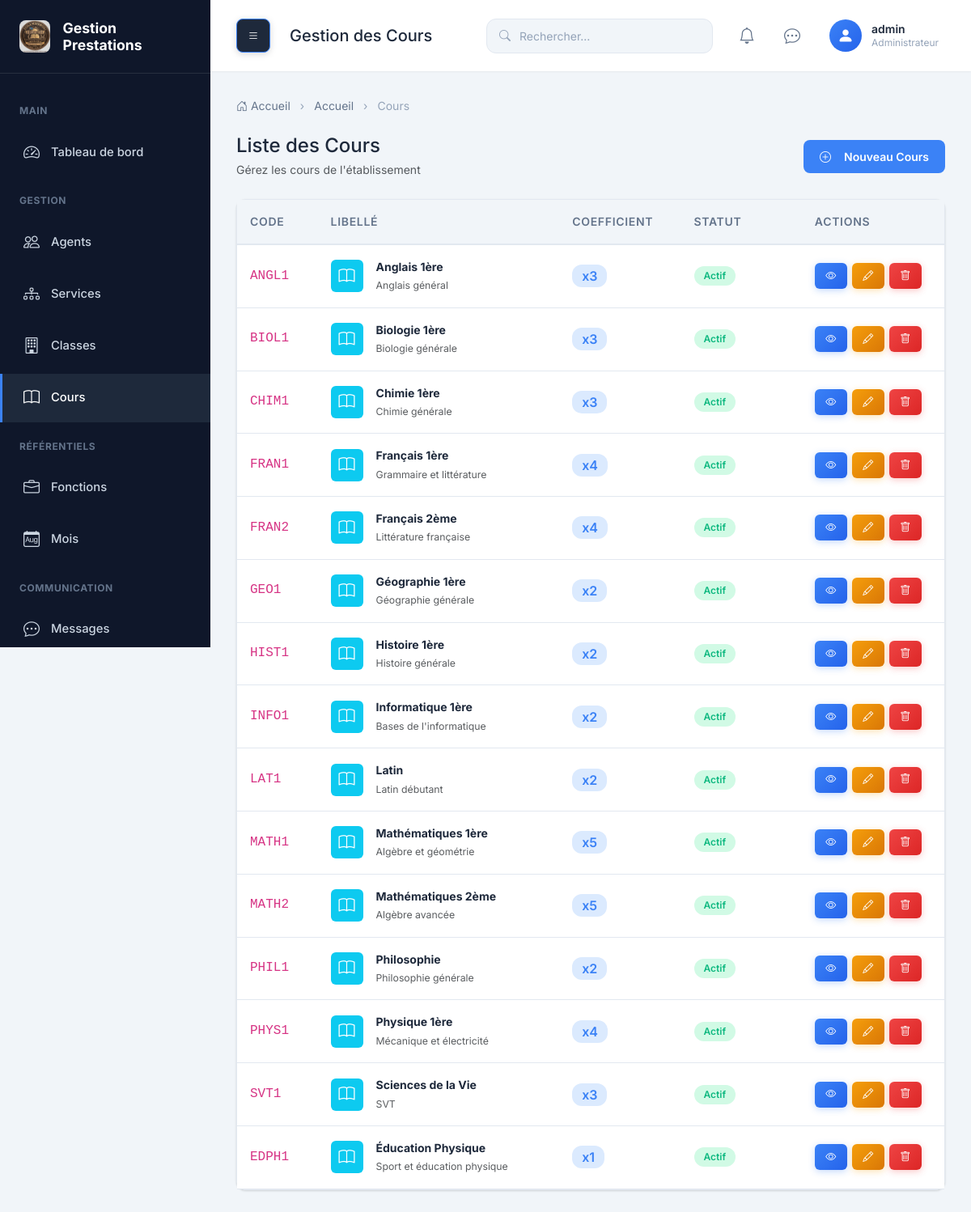
The app's page /cours/ (signed in) with its own data.
### prestation/models.py (models this page shows, shortened)
class Utilisateur(models.Model):
    ROLE_CHOICES = (
        ('ADMIN', 'Administrateur'),
        ('SECRETAIRE', 'Secrétaire'),
        ('ENSEIGNANT', 'Enseignant'),
        ('PREFET', 'Préfet de discipline'),
        ('SURVEILLANT', 'Surveillant'),
    )
    user = models.OneToOneField(
        User,
        on_delete=models.CASCADE,
        related_name='utilisateur'
    )
    agent = models.OneToOneField(
        Agent,
        on_delete=models.CASCADE,
        related_name='utilisateur'
    )
    role = models.CharField(
        max_length=20,
        choices=ROLE_CHOICES
    )
    created_at = models.DateTimeField(auto_now_add=True)
    updated_at = models.DateTimeField(auto_now=True)
    must_change_password = models.BooleanField(
        default=True,
        help_text='Indique si l\'utilisateur doit changer son mot de passe à la prochaine connexion'
    )
    class Meta:
        ordering = ['user__username']
        verbose_name = 'Utilisateur'
        verbose_name_plural = 'Utilisateurs'
        indexes = [
            models.Index(fields=['role']),
        ]

class Cours(models.Model):
    code_validator = RegexValidator(
        regex=r'^[A-Z]{2,4}[0-9]{1,3}$',
        message='Format du code: 2-4 lettres suivies de 1-3 chiffres (ex: MATH101)'
    )
    code = models.CharField(
        max_length=20,
        unique=True,
        validators=[code_validator]
    )
    libelle = models.CharField(max_length=150)
    coefficient = models.IntegerField(
        default=1,
        validators=[MinValueValidator(1), MaxValueValidator(10)]
    )
    description = models.TextField(blank=True)
    actif = models.BooleanField(default=True)
    created_at = models.DateTimeField(auto_now_add=True)
    updated_at = models.DateTimeField(auto_now=True)
    class Meta:
        ordering = ['libelle']
        verbose_name = 'Cours'
        verbose_name_plural = 'Cours'
        indexes = [
            models.Index(fields=['code']),
            models.Index(fields=['actif']),
        ]

### prestation/views.py (the view)
# urls.py: path('cours/', views.cours_list, name='cours'),
@login_required
def cours_list(request):
    return render(request, 'cours/index.html', {'cours': Cours.objects.all()})

### prestation/templates/cours/index.html (shortened to what this page needs)
{% extends 'base.html' %}
{% load static %}
{% block page_title %}Gestion des Cours{% endblock %}
{% block breadcrumb %}
<li class="breadcrumb-item"><a href="{% url 'dashboard' %}">Accueil</a></li>
<li class="breadcrumb-item active" aria-current="page">Cours</li>
{% endblock %}
{% block content %}
<div class="d-flex justify-content-between align-items-center mb-4">
    <div>
        <h4 class="mb-1">Liste des Cours</h4>
        <p class="text-muted mb-0">Gérez les cours de l'établissement</p>
    </div>
    <a href="{% url 'cours_create' %}" class="btn btn-primary">
        <i class="bi bi-plus-circle me-2"></i>Nouveau Cours
    </a>
</div>
<div class="card">
    <div class="card-body p-0">
        <div class="table-responsive">
            <table class="table table-hover mb-0 datatable">
                <thead>
                    <tr>
                        <th style="width: 10%;">Code</th>
                        <th style="width: 30%;">Libellé</th>
                        <th style="width: 15%;">Coefficient</th>
                        <th style="width: 15%;">Statut</th>
                        <th style="width: 10%;">Actions</th>
                    </tr>
                </thead>
                <tbody>
                    {% for cour in cours %}
                    <tr>
                        <td><code class="fs-6">{{ cour.code }}</code></td>
                        <td>
                            <div class="d-flex align-items-center gap-2">
                                <div class="bg-info text-white rounded d-flex align-items-center justify-content-center" style="width: 40px; height: 40px; font-size: 1.25rem;">
                                    <i class="bi bi-book"></i>
                                </div>
                                <div>
                                    <strong>{{ cour.libelle }}</strong>
                                    {% if cour.description %}
                                        <br><small class="text-muted">{{ cour.description|truncatechars:40 }}</small>
                                    {% endif %}
                                </div>
                            </div>
                        </td>
                        <td>
                            <span class="badge badge-primary fs-6">x{{ cour.coefficient }}</span>
                        </td>
                        <td>
                            {% if cour.actif %}
                            <span class="badge badge-success">Actif</span>
                            {% else %}
                            <span class="badge badge-secondary">Inactif</span>
                            {% endif %}
                        </td>
                        <td>
                            <div class="action-buttons">
                                <a href="{% url 'cours_show' cour.id %}" class="btn action-btn action-btn-view" title="Consulter">
                                    <i class="bi bi-eye"></i>
                                </a>
                                <a href="{% url 'cours_edit' cour.id %}" class="btn action-btn action-btn-edit" title="Modifier">
                                    <i class="bi bi-pencil"></i>
                                </a>
                                <button class="btn action-btn action-btn-delete btn-delete" data-url="{% url 'cours_delete' cour.id %}" data-name="{{ cour.libelle }}">
                                    <i class="bi bi-trash"></i>
                                </button>
                            </div>
                        </td>
                    </tr>
                    {% endfor %}
                </tbody>
            </table>
        </div>
    </div>
</div>
{% endblock %}

### prestation/templates/base.html (shortened to what this page needs)
{% load static %}
<!DOCTYPE html>
<html lang="fr">
<head>
    <link href="https://cdnjs.cloudflare.com/ajax/libs/bootstrap/5.3.2/css/bootstrap.min.css" rel="stylesheet">
    <link href="https://cdnjs.cloudflare.com/ajax/libs/bootstrap-icons/1.11.1/font/bootstrap-icons.min.css" rel="stylesheet">
    <link href="{% static 'css/style.css' %}" rel="stylesheet">
</head>
<body>
    {% if user.is_authenticated %}
    <div class="wrapper">
        <aside class="sidebar" id="sidebar">
            <div class="sidebar-brand">
                <img src="{% static 'images/logo.png' %}" alt="Logo" onerror="this.style.display='none'">
                <h4>Gestion Prestations</h4>
            </div>
            <ul class="sidebar-menu">
                <li class="menu-header">Main</li>
                <li>
                    <a href="{% url 'dashboard' %}" class="{% if request.path == '/' or request.path == '/dashboard/' %}active{% endif %}">
                        <i class="bi bi-speedometer2"></i>
                        <span>Tableau de bord</span>
                    </a>
                </li>
                <li class="menu-header">Gestion</li>
                <li>
                    <a href="{% url 'agents' %}" class="{% if 'agents' in request.path %}active{% endif %}">
                        <i class="bi bi-people"></i>
                        <span>Agents</span>
                    </a>
                </li>
                <li>
                    <a href="{% url 'services' %}" class="{% if 'services' in request.path %}active{% endif %}">
                        <i class="bi bi-diagram-3"></i>
                        <span>Services</span>
                    </a>
                </li>
                <li>
                    <a href="{% url 'classes' %}" class="{% if 'classes' in request.path %}active{% endif %}">
                        <i class="bi bi-building"></i>
                        <span>Classes</span>
                    </a>
                </li>
                <li>
                    <a href="{% url 'cours' %}" class="{% if 'cours' in request.path %}active{% endif %}">
                        <i class="bi bi-book"></i>
                        <span>Cours</span>
                    </a>
                </li>
                <li class="menu-header">Référentiels</li>
                <li>
                    <a href="{% url 'fonctions' %}" class="{% if 'fonctions' in request.path %}active{% endif %}">
                        <i class="bi bi-briefcase"></i>
                        <span>Fonctions</span>
                    </a>
                </li>
                <li>
                    <a href="{% url 'mois' %}" class="{% if 'mois' in request.path %}active{% endif %}">
                        <i class="bi bi-calendar-month"></i>
                        <span>Mois</span>
                    </a>
                </li>
                <li class="menu-header">Communication</li>
                <li>
                    <a href="{% url 'messages' %}" class="{% if 'messages' in request.path %}active{% endif %}">
                        <i class="bi bi-chat-dots"></i>
                        <span>Messages</span>
                    </a>
                </li>
            </ul>
        </aside>
        <main class="main-content">
            <nav class="navbar">
                <div class="navbar-left">
                    <button class="navbar-toggle-desktop" id="sidebarToggle" title="Afficher/masquer le menu">
                        <i class="bi bi-list"></i>
                    </button>
                    <h5 class="mb-0">{% block page_title %}Tableau de bord{% endblock %}</h5>
                </div>
                <div class="navbar-right">
                    <div class="navbar-search">
                        <i class="bi bi-search"></i>
                        <input type="text" class="form-control" placeholder="Rechercher...">
                    </div>
                    <div class="navbar-actions">
                        <a href="{% url 'notifications' %}" class="navbar-action" title="Notifications">
                            <i class="bi bi-bell"></i>
                        </a>
                        <a href="{% url 'messages' %}" class="navbar-action" title="Messages">
                            <i class="bi bi-chat-dots"></i>
                        </a>
                        <div class="navbar-user" id="userDropdown">
                            {% if user.utilisateur.agent.photo %}
                                <img src="{{ user.utilisateur.agent.photo.url }}" alt="{{ user.username }}">
                            {% else %}
                                <div class="navbar-user-avatar">
                                    <i class="bi bi-person-fill"></i>
                                </div>
                            {% endif %}
                            <div class="navbar-user-info">
                                <div class="navbar-user-name">{{ user.username }}</div>
                                <div class="navbar-user-role">{{ user.utilisateur.get_role_display }}</div>
                            </div>
                        </div>
                    </div>
                </div>
            </nav>
            <div class="content-area">
                <nav aria-label="breadcrumb">
                    <ol class="breadcrumb">
                        <li class="breadcrumb-item"><a href="{% url 'dashboard' %}"><i class="bi bi-house-door"></i> Accueil</a></li>
                        {% block breadcrumb %}{% endblock %}
                    </ol>
                </nav>
                {% block content %}{% endblock %}
            </div>
        </main>
    </div>
    {% else %}
        {% block auth_content %}{% endblock %}
    {% endif %}
</body>
</html>

### records on screen
Cours: code "ANGL1", libelle "Anglais 1ère", description "Anglais général", coefficient "3", actif "Actif"
Cours: code "BIOL1", libelle "Biologie 1ère", description "Biologie générale", coefficient "3", actif "Actif"
Cours: code "CHIM1", libelle "Chimie 1ère", description "Chimie générale", coefficient "3", actif "Actif"
Cours: code "FRAN1", libelle "Français 1ère", description "Grammaire et littérature", coefficient "4", actif "Actif"
Cours: code "FRAN2", libelle "Français 2ème", description "Littérature française", coefficient "4", actif "Actif"
Cours: code "GEO1", libelle "Géographie 1ère", description "Géographie générale", coefficient "2", actif "Actif"
Cours: code "HIST1", libelle "Histoire 1ère", description "Histoire générale", coefficient "2", actif "Actif"
Cours: code "INFO1", libelle "Informatique 1ère", description "Bases de l'informatique", coefficient "2", actif "Actif"
Cours: code "LAT1", libelle "Latin", description "Latin débutant", coefficient "2", actif "Actif"
Cours: code "MATH1", libelle "Mathématiques 1ère", description "Algèbre et géométrie", coefficient "5", actif "Actif"
Cours: code "MATH2", libelle "Mathématiques 2ème", description "Algèbre avancée", coefficient "5", actif "Actif"
Cours: code "PHIL1", libelle "Philosophie", description "Philosophie générale", coefficient "2", actif "Actif"
Cours: code "PHYS1", libelle "Physique 1ère", description "Mécanique et électricité", coefficient "4", actif "Actif"
Cours: code "SVT1", libelle "Sciences de la Vie", description "SVT", coefficient "3", actif "Actif"
Cours: code "EDPH1", libelle "Éducation Physique", description "Sport et éducation physique", coefficient "1", actif "Actif"

### other values on screen
{{ user.username }} "admin"
{{ user.utilisateur.get_role_display }} "Administrateur"
